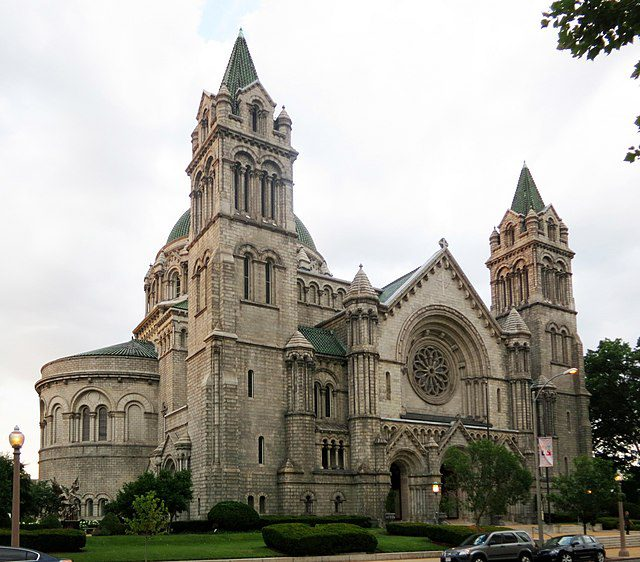
#> input picture Parte_06/tutorials/home.jpg, 640 x 562 px
$ python sift.py
#> lines starting #> are read from the running program, lines starting #| are printed output that depends on the picture; after the words box and inside, x2 and y2 are one past the last pixel; in counts of white or black regions, pixels touching at a corner belong together
#!/usr/bin/env python3

import cv2
import numpy as np
from matplotlib import pyplot as plt


def main():
    img = cv2.imread('home.jpg')
#> img is the input picture: shape (562, 640, 3); mean B, G, R 151.5, 160.1, 162.6
    gray = cv2.cvtColor(img, cv2.COLOR_BGR2GRAY)
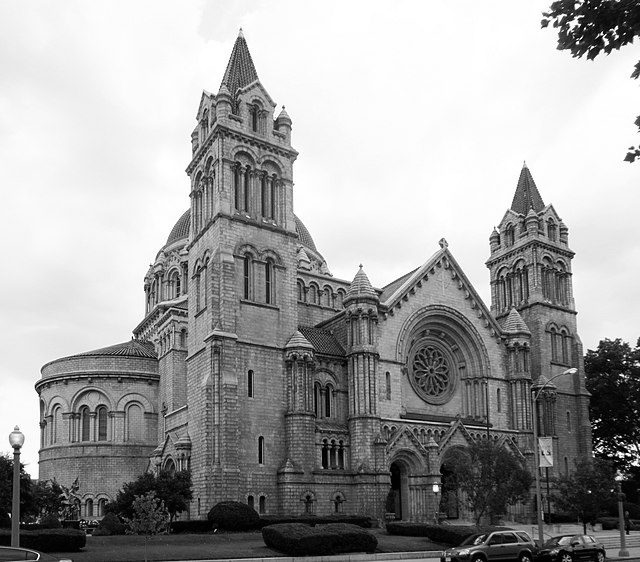
#> gray: shape (562, 640); min 0, max 255, mean 159.9

    sift = cv2.SIFT_create()
    kp = sift.detect(gray, None)
#> kp = 2256 keypoints; strongest (x, y, size): (577, 43, 2.1), (616, 28, 2.3), (577, 6, 3.5), (617, 37, 2.4)

    # img = cv2.drawKeypoints(gray, kp, img)
    img = cv2.drawKeypoints(gray, kp, img, flags = cv2.DRAW_MATCHES_FLAGS_DRAW_RICH_KEYPOINTS)
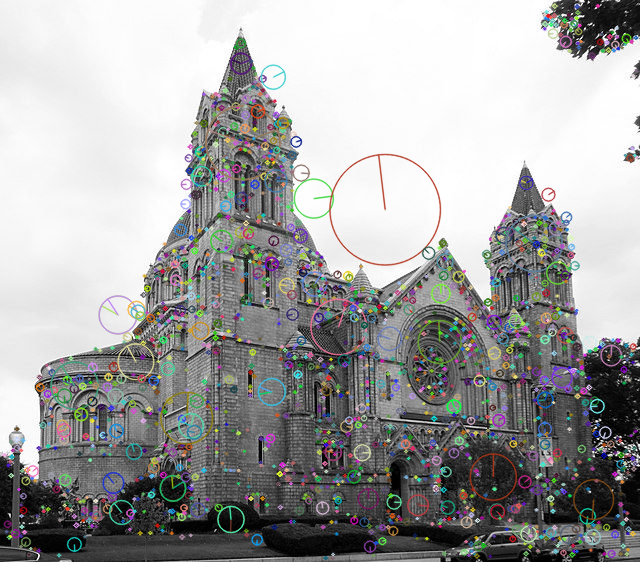
#> img: shape (562, 640, 3); mean B, G, R 161.9, 162.2, 162

    cv2.imwrite('sift_keypoints.jpg', img)

if __name__ == "__main__":
    main()

$ run again, with Parte_06/tutorials/blox.jpg copied over Parte_06/tutorials/home.jpg
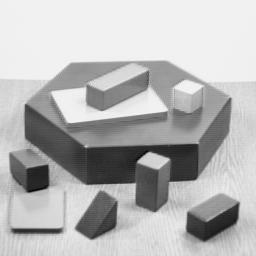
#> input picture Parte_06/tutorials/blox.jpg, 256 x 256 px
#> in main, img is the input picture: shape (256, 256, 3); min 0, max 252, mean 182.8
#> kp = 187 keypoints; strongest (x, y, size): (35, 180, 18.6), (154, 161, 12.2), (204, 228, 22), (99, 222, 23.1)
#> in main, `img = cv2.drawKeypoints(gray, kp, img, flags = cv2.DRAW_MATCHES_FLAGS_..`:
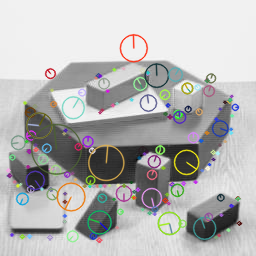
#> img: shape (256, 256, 3); 14.16% of pixels changed, all inside (x1, y1, x2, y2) = (5, 33, 243, 244)

$ run again, with Parte_06/tutorials/fly.jpeg copied over Parte_06/tutorials/home.jpg
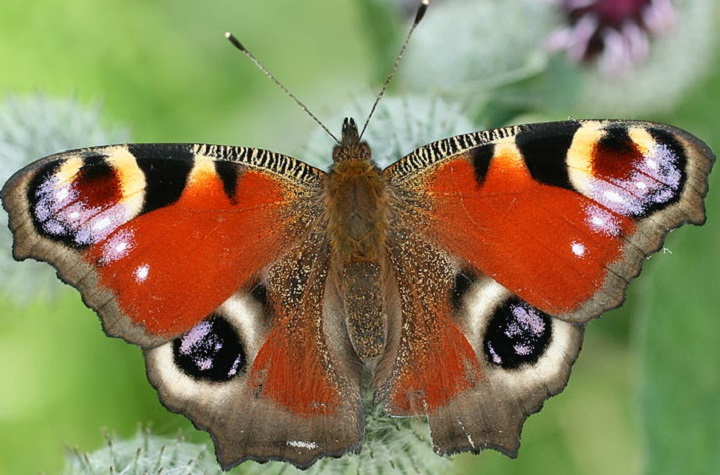
#> input picture Parte_06/tutorials/fly.jpeg, 720 x 475 px
#> in main, img is the input picture: shape (475, 720, 3); mean B, G, R 88.2, 128.5, 136.2
#> in main, `gray = cv2.cvtColor(img, cv2.COLOR_BGR2GRAY)`:
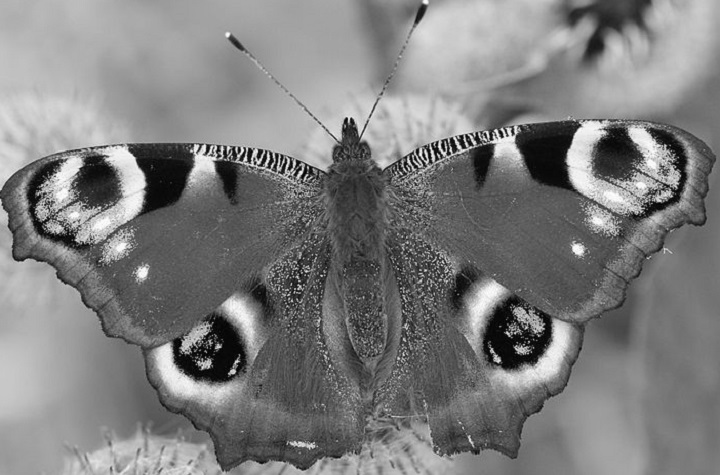
#> gray: shape (475, 720); min 0, max 254, mean 126.2
#> kp = 1711 keypoints; strongest (x, y, size): (301, 172, 2.8), (97, 182, 27.7), (233, 371, 3.7), (502, 136, 2.5)
#> in main, `img = cv2.drawKeypoints(gray, kp, img, flags = cv2.DRAW_MATCHES_FLAGS_..`:
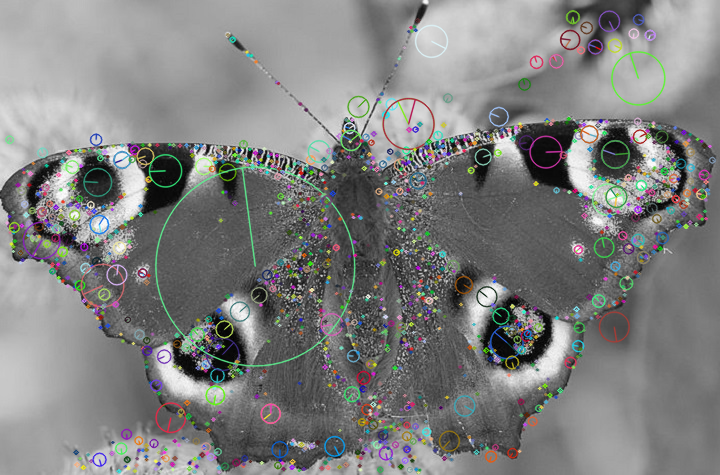
#> img: shape (475, 720, 3); mean B, G, R 127.2, 128, 127.4
